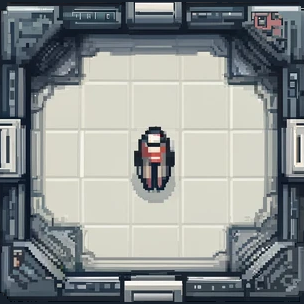

Rendered tile map (Tiled .tmx) drawn with the repository's tilesets; below, a short description and the full map source, tile grids included:
An orthogonal 19x19 tile map with 16x16 px tiles, 1 tile layer (Calque de Tuiles 1), 2 tilesets.

<map version="1.10" tiledversion="1.10.2" orientation="orthogonal" renderorder="right-down" width="19" height="19" tilewidth="16" tileheight="16" infinite="0" nextlayerid="2" nextobjectid="1">
 <tileset firstgid="1" source="spaceship_room_4.tsx" />
 <tileset firstgid="362" source="spaceship_rooms_2.tsx" />
 <layer id="1" name="Calque de Tuiles 1" width="19" height="19">
  <data encoding="csv">
362,363,364,365,366,367,368,369,370,371,372,373,374,375,376,377,378,379,380,
381,382,383,384,385,386,387,388,389,390,391,392,393,394,395,396,397,398,399,
400,401,402,403,404,405,406,407,408,409,410,411,412,413,414,415,416,417,418,
419,420,421,422,423,424,425,426,427,428,429,430,431,432,433,434,435,436,437,
438,439,440,441,442,443,444,445,446,447,448,449,450,451,452,453,454,455,456,
457,458,459,460,461,462,463,464,465,466,467,468,469,470,471,472,473,474,475,
476,477,478,479,480,481,482,483,484,485,486,487,488,489,490,491,492,493,494,
495,496,497,498,499,500,501,502,503,504,505,506,507,508,509,510,511,512,513,
514,515,516,517,518,519,520,521,522,523,524,525,526,527,528,529,530,531,532,
533,534,535,536,537,538,539,540,541,542,543,544,545,546,547,548,549,550,551,
552,553,554,555,556,557,558,559,560,561,562,563,564,565,566,567,568,569,570,
571,572,573,574,575,576,577,578,579,580,581,582,583,584,585,586,587,588,589,
590,591,592,593,594,595,596,597,598,599,600,601,602,603,604,605,606,607,608,
609,610,611,612,613,614,615,616,617,618,619,620,621,622,623,624,625,626,627,
628,629,630,631,632,633,634,635,636,637,638,639,640,641,642,643,644,645,646,
647,648,649,650,651,652,653,654,655,656,657,658,659,660,661,662,663,664,665,
666,667,668,669,670,671,672,673,674,675,676,677,678,679,680,681,682,683,684,
685,686,687,688,689,690,691,692,693,694,695,696,697,698,699,700,701,702,703,
704,705,706,707,708,709,710,711,712,713,714,715,716,717,718,719,720,721,722
</data>
 </layer>
</map>